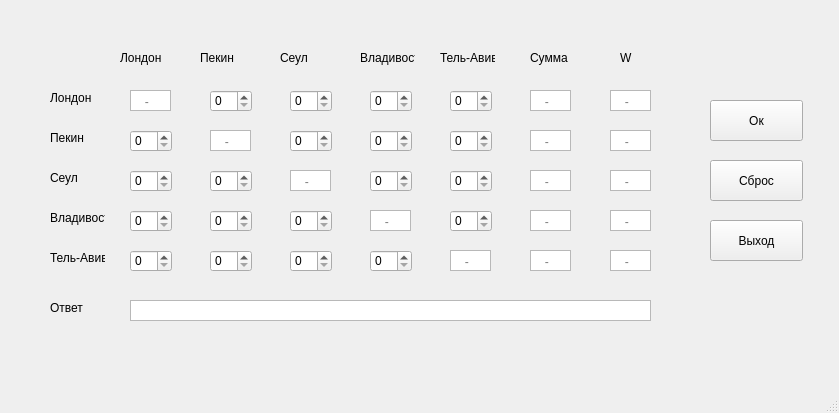
<?xml version="1.0" encoding="UTF-8"?>
<ui version="4.0">
 <class>MainWindow</class>
 <widget class="QMainWindow" name="MainWindow">
  <property name="enabled">
   <bool>true</bool>
  </property>
  <property name="geometry">
   <rect>
    <x>0</x>
    <y>0</y>
    <width>839</width>
    <height>413</height>
   </rect>
  </property>
  <property name="windowTitle">
   <string>MainWindow</string>
  </property>
  <widget class="QWidget" name="centralwidget">
   <widget class="QSpinBox" name="spinBox_11">
    <property name="geometry">
     <rect>
      <x>210</x>
      <y>90</y>
      <width>42</width>
      <height>22</height>
     </rect>
    </property>
    <property name="maximum">
     <number>1</number>
    </property>
   </widget>
   <widget class="QSpinBox" name="spinBox_12">
    <property name="geometry">
     <rect>
      <x>290</x>
      <y>90</y>
      <width>42</width>
      <height>22</height>
     </rect>
    </property>
    <property name="maximum">
     <number>1</number>
    </property>
   </widget>
   <widget class="QSpinBox" name="spinBox_21">
    <property name="geometry">
     <rect>
      <x>130</x>
      <y>130</y>
      <width>42</width>
      <height>22</height>
     </rect>
    </property>
    <property name="maximum">
     <number>1</number>
    </property>
   </widget>
   <widget class="QSpinBox" name="spinBox_22">
    <property name="geometry">
     <rect>
      <x>290</x>
      <y>130</y>
      <width>42</width>
      <height>22</height>
     </rect>
    </property>
    <property name="maximum">
     <number>1</number>
    </property>
   </widget>
   <widget class="QSpinBox" name="spinBox_31">
    <property name="geometry">
     <rect>
      <x>130</x>
      <y>170</y>
      <width>42</width>
      <height>22</height>
     </rect>
    </property>
    <property name="maximum">
     <number>1</number>
    </property>
   </widget>
   <widget class="QSpinBox" name="spinBox_32">
    <property name="geometry">
     <rect>
      <x>210</x>
      <y>170</y>
      <width>42</width>
      <height>22</height>
     </rect>
    </property>
    <property name="maximum">
     <number>1</number>
    </property>
   </widget>
   <widget class="QLabel" name="label">
    <property name="geometry">
     <rect>
      <x>120</x>
      <y>50</y>
      <width>55</width>
      <height>16</height>
     </rect>
    </property>
    <property name="text">
     <string>Лондон</string>
    </property>
   </widget>
   <widget class="QSpinBox" name="spinBox_14">
    <property name="geometry">
     <rect>
      <x>450</x>
      <y>90</y>
      <width>42</width>
      <height>22</height>
     </rect>
    </property>
    <property name="maximum">
     <number>1</number>
    </property>
   </widget>
   <widget class="QSpinBox" name="spinBox_23">
    <property name="geometry">
     <rect>
      <x>370</x>
      <y>130</y>
      <width>42</width>
      <height>22</height>
     </rect>
    </property>
    <property name="maximum">
     <number>1</number>
    </property>
   </widget>
   <widget class="QSpinBox" name="spinBox_13">
    <property name="geometry">
     <rect>
      <x>370</x>
      <y>90</y>
      <width>42</width>
      <height>22</height>
     </rect>
    </property>
    <property name="maximum">
     <number>1</number>
    </property>
   </widget>
   <widget class="QSpinBox" name="spinBox_33">
    <property name="geometry">
     <rect>
      <x>370</x>
      <y>170</y>
      <width>42</width>
      <height>22</height>
     </rect>
    </property>
    <property name="maximum">
     <number>1</number>
    </property>
   </widget>
   <widget class="QSpinBox" name="spinBox_34">
    <property name="geometry">
     <rect>
      <x>450</x>
      <y>170</y>
      <width>42</width>
      <height>22</height>
     </rect>
    </property>
    <property name="maximum">
     <number>1</number>
    </property>
   </widget>
   <widget class="QSpinBox" name="spinBox_24">
    <property name="geometry">
     <rect>
      <x>450</x>
      <y>130</y>
      <width>42</width>
      <height>22</height>
     </rect>
    </property>
    <property name="maximum">
     <number>1</number>
    </property>
   </widget>
   <widget class="QSpinBox" name="spinBox_42">
    <property name="geometry">
     <rect>
      <x>210</x>
      <y>210</y>
      <width>42</width>
      <height>22</height>
     </rect>
    </property>
    <property name="maximum">
     <number>1</number>
    </property>
   </widget>
   <widget class="QSpinBox" name="spinBox_51">
    <property name="geometry">
     <rect>
      <x>130</x>
      <y>250</y>
      <width>42</width>
      <height>22</height>
     </rect>
    </property>
    <property name="maximum">
     <number>1</number>
    </property>
   </widget>
   <widget class="QSpinBox" name="spinBox_54">
    <property name="geometry">
     <rect>
      <x>370</x>
      <y>250</y>
      <width>42</width>
      <height>22</height>
     </rect>
    </property>
    <property name="maximum">
     <number>1</number>
    </property>
   </widget>
   <widget class="QSpinBox" name="spinBox_41">
    <property name="geometry">
     <rect>
      <x>130</x>
      <y>210</y>
      <width>42</width>
      <height>22</height>
     </rect>
    </property>
    <property name="maximum">
     <number>1</number>
    </property>
   </widget>
   <widget class="QSpinBox" name="spinBox_52">
    <property name="geometry">
     <rect>
      <x>210</x>
      <y>250</y>
      <width>42</width>
      <height>22</height>
     </rect>
    </property>
    <property name="maximum">
     <number>1</number>
    </property>
   </widget>
   <widget class="QSpinBox" name="spinBox_44">
    <property name="geometry">
     <rect>
      <x>450</x>
      <y>210</y>
      <width>42</width>
      <height>22</height>
     </rect>
    </property>
    <property name="maximum">
     <number>1</number>
    </property>
   </widget>
   <widget class="QSpinBox" name="spinBox_53">
    <property name="geometry">
     <rect>
      <x>290</x>
      <y>250</y>
      <width>42</width>
      <height>22</height>
     </rect>
    </property>
    <property name="maximum">
     <number>1</number>
    </property>
   </widget>
   <widget class="QSpinBox" name="spinBox_43">
    <property name="geometry">
     <rect>
      <x>290</x>
      <y>210</y>
      <width>42</width>
      <height>22</height>
     </rect>
    </property>
    <property name="maximum">
     <number>1</number>
    </property>
   </widget>
   <widget class="QLabel" name="label_2">
    <property name="geometry">
     <rect>
      <x>200</x>
      <y>50</y>
      <width>55</width>
      <height>16</height>
     </rect>
    </property>
    <property name="text">
     <string>Пекин</string>
    </property>
   </widget>
   <widget class="QLabel" name="label_3">
    <property name="geometry">
     <rect>
      <x>280</x>
      <y>50</y>
      <width>55</width>
      <height>16</height>
     </rect>
    </property>
    <property name="text">
     <string>Сеул</string>
    </property>
   </widget>
   <widget class="QLabel" name="label_4">
    <property name="geometry">
     <rect>
      <x>360</x>
      <y>50</y>
      <width>55</width>
      <height>16</height>
     </rect>
    </property>
    <property name="text">
     <string>Владивосток</string>
    </property>
   </widget>
   <widget class="QLabel" name="label_5">
    <property name="geometry">
     <rect>
      <x>440</x>
      <y>50</y>
      <width>55</width>
      <height>16</height>
     </rect>
    </property>
    <property name="text">
     <string>Тель-Авив</string>
    </property>
   </widget>
   <widget class="QLabel" name="label_6">
    <property name="geometry">
     <rect>
      <x>50</x>
      <y>90</y>
      <width>55</width>
      <height>16</height>
     </rect>
    </property>
    <property name="text">
     <string>Лондон</string>
    </property>
   </widget>
   <widget class="QLabel" name="label_7">
    <property name="geometry">
     <rect>
      <x>50</x>
      <y>130</y>
      <width>55</width>
      <height>16</height>
     </rect>
    </property>
    <property name="text">
     <string>Пекин</string>
    </property>
   </widget>
   <widget class="QLabel" name="label_8">
    <property name="geometry">
     <rect>
      <x>50</x>
      <y>170</y>
      <width>55</width>
      <height>16</height>
     </rect>
    </property>
    <property name="text">
     <string>Сеул</string>
    </property>
   </widget>
   <widget class="QLabel" name="label_9">
    <property name="geometry">
     <rect>
      <x>50</x>
      <y>210</y>
      <width>55</width>
      <height>16</height>
     </rect>
    </property>
    <property name="text">
     <string>Владивосток</string>
    </property>
   </widget>
   <widget class="QLabel" name="label_10">
    <property name="geometry">
     <rect>
      <x>50</x>
      <y>250</y>
      <width>55</width>
      <height>16</height>
     </rect>
    </property>
    <property name="text">
     <string>Тель-Авив</string>
    </property>
   </widget>
   <widget class="QTextBrowser" name="textBrowser_2">
    <property name="enabled">
     <bool>true</bool>
    </property>
    <property name="geometry">
     <rect>
      <x>450</x>
      <y>250</y>
      <width>41</width>
      <height>21</height>
     </rect>
    </property>
    <property name="layoutDirection">
     <enum>Qt::LeftToRight</enum>
    </property>
    <property name="verticalScrollBarPolicy">
     <enum>Qt::ScrollBarAlwaysOff</enum>
    </property>
    <property name="horizontalScrollBarPolicy">
     <enum>Qt::ScrollBarAlwaysOff</enum>
    </property>
    <property name="overwriteMode">
     <bool>false</bool>
    </property>
    <property name="tabStopDistance">
     <double>80.000000000000000</double>
    </property>
    <property name="acceptRichText">
     <bool>true</bool>
    </property>
    <property name="placeholderText">
     <string>   -</string>
    </property>
   </widget>
   <widget class="QTextBrowser" name="textBrowser_3">
    <property name="enabled">
     <bool>true</bool>
    </property>
    <property name="geometry">
     <rect>
      <x>370</x>
      <y>210</y>
      <width>41</width>
      <height>21</height>
     </rect>
    </property>
    <property name="layoutDirection">
     <enum>Qt::LeftToRight</enum>
    </property>
    <property name="verticalScrollBarPolicy">
     <enum>Qt::ScrollBarAlwaysOff</enum>
    </property>
    <property name="horizontalScrollBarPolicy">
     <enum>Qt::ScrollBarAlwaysOff</enum>
    </property>
    <property name="overwriteMode">
     <bool>false</bool>
    </property>
    <property name="tabStopDistance">
     <double>80.000000000000000</double>
    </property>
    <property name="acceptRichText">
     <bool>true</bool>
    </property>
    <property name="placeholderText">
     <string>   -</string>
    </property>
   </widget>
   <widget class="QTextBrowser" name="textBrowser_4">
    <property name="enabled">
     <bool>true</bool>
    </property>
    <property name="geometry">
     <rect>
      <x>290</x>
      <y>170</y>
      <width>41</width>
      <height>21</height>
     </rect>
    </property>
    <property name="layoutDirection">
     <enum>Qt::LeftToRight</enum>
    </property>
    <property name="verticalScrollBarPolicy">
     <enum>Qt::ScrollBarAlwaysOff</enum>
    </property>
    <property name="horizontalScrollBarPolicy">
     <enum>Qt::ScrollBarAlwaysOff</enum>
    </property>
    <property name="overwriteMode">
     <bool>false</bool>
    </property>
    <property name="tabStopDistance">
     <double>80.000000000000000</double>
    </property>
    <property name="acceptRichText">
     <bool>true</bool>
    </property>
    <property name="placeholderText">
     <string>   -</string>
    </property>
   </widget>
   <widget class="QTextBrowser" name="textBrowser_5">
    <property name="enabled">
     <bool>true</bool>
    </property>
    <property name="geometry">
     <rect>
      <x>210</x>
      <y>130</y>
      <width>41</width>
      <height>21</height>
     </rect>
    </property>
    <property name="layoutDirection">
     <enum>Qt::LeftToRight</enum>
    </property>
    <property name="verticalScrollBarPolicy">
     <enum>Qt::ScrollBarAlwaysOff</enum>
    </property>
    <property name="horizontalScrollBarPolicy">
     <enum>Qt::ScrollBarAlwaysOff</enum>
    </property>
    <property name="overwriteMode">
     <bool>false</bool>
    </property>
    <property name="tabStopDistance">
     <double>80.000000000000000</double>
    </property>
    <property name="acceptRichText">
     <bool>true</bool>
    </property>
    <property name="placeholderText">
     <string>   -</string>
    </property>
   </widget>
   <widget class="QTextBrowser" name="textBrowser_6">
    <property name="enabled">
     <bool>true</bool>
    </property>
    <property name="geometry">
     <rect>
      <x>130</x>
      <y>90</y>
      <width>41</width>
      <height>21</height>
     </rect>
    </property>
    <property name="layoutDirection">
     <enum>Qt::LeftToRight</enum>
    </property>
    <property name="verticalScrollBarPolicy">
     <enum>Qt::ScrollBarAlwaysOff</enum>
    </property>
    <property name="horizontalScrollBarPolicy">
     <enum>Qt::ScrollBarAlwaysOff</enum>
    </property>
    <property name="overwriteMode">
     <bool>false</bool>
    </property>
    <property name="tabStopDistance">
     <double>80.000000000000000</double>
    </property>
    <property name="acceptRichText">
     <bool>true</bool>
    </property>
    <property name="placeholderText">
     <string>   -</string>
    </property>
   </widget>
   <widget class="QTextBrowser" name="sum_1">
    <property name="enabled">
     <bool>true</bool>
    </property>
    <property name="geometry">
     <rect>
      <x>530</x>
      <y>90</y>
      <width>41</width>
      <height>21</height>
     </rect>
    </property>
    <property name="layoutDirection">
     <enum>Qt::LeftToRight</enum>
    </property>
    <property name="verticalScrollBarPolicy">
     <enum>Qt::ScrollBarAlwaysOff</enum>
    </property>
    <property name="horizontalScrollBarPolicy">
     <enum>Qt::ScrollBarAlwaysOff</enum>
    </property>
    <property name="overwriteMode">
     <bool>false</bool>
    </property>
    <property name="tabStopDistance">
     <double>80.000000000000000</double>
    </property>
    <property name="acceptRichText">
     <bool>true</bool>
    </property>
    <property name="placeholderText">
     <string>   -</string>
    </property>
   </widget>
   <widget class="QTextBrowser" name="sum_2">
    <property name="enabled">
     <bool>true</bool>
    </property>
    <property name="geometry">
     <rect>
      <x>530</x>
      <y>130</y>
      <width>41</width>
      <height>21</height>
     </rect>
    </property>
    <property name="layoutDirection">
     <enum>Qt::LeftToRight</enum>
    </property>
    <property name="verticalScrollBarPolicy">
     <enum>Qt::ScrollBarAlwaysOff</enum>
    </property>
    <property name="horizontalScrollBarPolicy">
     <enum>Qt::ScrollBarAlwaysOff</enum>
    </property>
    <property name="overwriteMode">
     <bool>false</bool>
    </property>
    <property name="tabStopDistance">
     <double>80.000000000000000</double>
    </property>
    <property name="acceptRichText">
     <bool>true</bool>
    </property>
    <property name="placeholderText">
     <string>   -</string>
    </property>
   </widget>
   <widget class="QTextBrowser" name="sum_3">
    <property name="enabled">
     <bool>true</bool>
    </property>
    <property name="geometry">
     <rect>
      <x>530</x>
      <y>170</y>
      <width>41</width>
      <height>21</height>
     </rect>
    </property>
    <property name="layoutDirection">
     <enum>Qt::LeftToRight</enum>
    </property>
    <property name="verticalScrollBarPolicy">
     <enum>Qt::ScrollBarAlwaysOff</enum>
    </property>
    <property name="horizontalScrollBarPolicy">
     <enum>Qt::ScrollBarAlwaysOff</enum>
    </property>
    <property name="overwriteMode">
     <bool>false</bool>
    </property>
    <property name="tabStopDistance">
     <double>80.000000000000000</double>
    </property>
    <property name="acceptRichText">
     <bool>true</bool>
    </property>
    <property name="placeholderText">
     <string>   -</string>
    </property>
   </widget>
   <widget class="QTextBrowser" name="sum_4">
    <property name="enabled">
     <bool>true</bool>
    </property>
    <property name="geometry">
     <rect>
      <x>530</x>
      <y>210</y>
      <width>41</width>
      <height>21</height>
     </rect>
    </property>
    <property name="layoutDirection">
     <enum>Qt::LeftToRight</enum>
    </property>
    <property name="verticalScrollBarPolicy">
     <enum>Qt::ScrollBarAlwaysOff</enum>
    </property>
    <property name="horizontalScrollBarPolicy">
     <enum>Qt::ScrollBarAlwaysOff</enum>
    </property>
    <property name="overwriteMode">
     <bool>false</bool>
    </property>
    <property name="tabStopDistance">
     <double>80.000000000000000</double>
    </property>
    <property name="acceptRichText">
     <bool>true</bool>
    </property>
    <property name="placeholderText">
     <string>   -</string>
    </property>
   </widget>
   <widget class="QTextBrowser" name="sum_5">
    <property name="enabled">
     <bool>true</bool>
    </property>
    <property name="geometry">
     <rect>
      <x>530</x>
      <y>250</y>
      <width>41</width>
      <height>21</height>
     </rect>
    </property>
    <property name="layoutDirection">
     <enum>Qt::LeftToRight</enum>
    </property>
    <property name="verticalScrollBarPolicy">
     <enum>Qt::ScrollBarAlwaysOff</enum>
    </property>
    <property name="horizontalScrollBarPolicy">
     <enum>Qt::ScrollBarAlwaysOff</enum>
    </property>
    <property name="overwriteMode">
     <bool>false</bool>
    </property>
    <property name="tabStopDistance">
     <double>80.000000000000000</double>
    </property>
    <property name="acceptRichText">
     <bool>true</bool>
    </property>
    <property name="placeholderText">
     <string>   -</string>
    </property>
   </widget>
   <widget class="QTextBrowser" name="W_1">
    <property name="enabled">
     <bool>true</bool>
    </property>
    <property name="geometry">
     <rect>
      <x>610</x>
      <y>90</y>
      <width>41</width>
      <height>21</height>
     </rect>
    </property>
    <property name="layoutDirection">
     <enum>Qt::LeftToRight</enum>
    </property>
    <property name="verticalScrollBarPolicy">
     <enum>Qt::ScrollBarAlwaysOff</enum>
    </property>
    <property name="horizontalScrollBarPolicy">
     <enum>Qt::ScrollBarAlwaysOff</enum>
    </property>
    <property name="overwriteMode">
     <bool>false</bool>
    </property>
    <property name="tabStopDistance">
     <double>80.000000000000000</double>
    </property>
    <property name="acceptRichText">
     <bool>true</bool>
    </property>
    <property name="placeholderText">
     <string>   -</string>
    </property>
   </widget>
   <widget class="QTextBrowser" name="W_2">
    <property name="enabled">
     <bool>true</bool>
    </property>
    <property name="geometry">
     <rect>
      <x>610</x>
      <y>130</y>
      <width>41</width>
      <height>21</height>
     </rect>
    </property>
    <property name="layoutDirection">
     <enum>Qt::LeftToRight</enum>
    </property>
    <property name="verticalScrollBarPolicy">
     <enum>Qt::ScrollBarAlwaysOff</enum>
    </property>
    <property name="horizontalScrollBarPolicy">
     <enum>Qt::ScrollBarAlwaysOff</enum>
    </property>
    <property name="overwriteMode">
     <bool>false</bool>
    </property>
    <property name="tabStopDistance">
     <double>80.000000000000000</double>
    </property>
    <property name="acceptRichText">
     <bool>true</bool>
    </property>
    <property name="placeholderText">
     <string>   -</string>
    </property>
   </widget>
   <widget class="QTextBrowser" name="W_3">
    <property name="enabled">
     <bool>true</bool>
    </property>
    <property name="geometry">
     <rect>
      <x>610</x>
      <y>170</y>
      <width>41</width>
      <height>21</height>
     </rect>
    </property>
    <property name="layoutDirection">
     <enum>Qt::LeftToRight</enum>
    </property>
    <property name="verticalScrollBarPolicy">
     <enum>Qt::ScrollBarAlwaysOff</enum>
    </property>
    <property name="horizontalScrollBarPolicy">
     <enum>Qt::ScrollBarAlwaysOff</enum>
    </property>
    <property name="overwriteMode">
     <bool>false</bool>
    </property>
    <property name="tabStopDistance">
     <double>80.000000000000000</double>
    </property>
    <property name="acceptRichText">
     <bool>true</bool>
    </property>
    <property name="placeholderText">
     <string>   -</string>
    </property>
   </widget>
   <widget class="QTextBrowser" name="W_4">
    <property name="enabled">
     <bool>true</bool>
    </property>
    <property name="geometry">
     <rect>
      <x>610</x>
      <y>210</y>
      <width>41</width>
      <height>21</height>
     </rect>
    </property>
    <property name="layoutDirection">
     <enum>Qt::LeftToRight</enum>
    </property>
    <property name="verticalScrollBarPolicy">
     <enum>Qt::ScrollBarAlwaysOff</enum>
    </property>
    <property name="horizontalScrollBarPolicy">
     <enum>Qt::ScrollBarAlwaysOff</enum>
    </property>
    <property name="overwriteMode">
     <bool>false</bool>
    </property>
    <property name="tabStopDistance">
     <double>80.000000000000000</double>
    </property>
    <property name="acceptRichText">
     <bool>true</bool>
    </property>
    <property name="placeholderText">
     <string>   -</string>
    </property>
   </widget>
   <widget class="QTextBrowser" name="W_5">
    <property name="enabled">
     <bool>true</bool>
    </property>
    <property name="geometry">
     <rect>
      <x>610</x>
      <y>250</y>
      <width>41</width>
      <height>21</height>
     </rect>
    </property>
    <property name="layoutDirection">
     <enum>Qt::LeftToRight</enum>
    </property>
    <property name="verticalScrollBarPolicy">
     <enum>Qt::ScrollBarAlwaysOff</enum>
    </property>
    <property name="horizontalScrollBarPolicy">
     <enum>Qt::ScrollBarAlwaysOff</enum>
    </property>
    <property name="overwriteMode">
     <bool>false</bool>
    </property>
    <property name="tabStopDistance">
     <double>80.000000000000000</double>
    </property>
    <property name="acceptRichText">
     <bool>true</bool>
    </property>
    <property name="placeholderText">
     <string>   -</string>
    </property>
   </widget>
   <widget class="QLabel" name="label_11">
    <property name="geometry">
     <rect>
      <x>50</x>
      <y>300</y>
      <width>55</width>
      <height>16</height>
     </rect>
    </property>
    <property name="text">
     <string>Ответ</string>
    </property>
   </widget>
   <widget class="QTextBrowser" name="output">
    <property name="enabled">
     <bool>true</bool>
    </property>
    <property name="geometry">
     <rect>
      <x>130</x>
      <y>300</y>
      <width>521</width>
      <height>21</height>
     </rect>
    </property>
    <property name="layoutDirection">
     <enum>Qt::LeftToRight</enum>
    </property>
    <property name="verticalScrollBarPolicy">
     <enum>Qt::ScrollBarAlwaysOff</enum>
    </property>
    <property name="horizontalScrollBarPolicy">
     <enum>Qt::ScrollBarAlwaysOff</enum>
    </property>
    <property name="overwriteMode">
     <bool>false</bool>
    </property>
    <property name="tabStopDistance">
     <double>80.000000000000000</double>
    </property>
    <property name="acceptRichText">
     <bool>true</bool>
    </property>
    <property name="placeholderText">
     <string/>
    </property>
   </widget>
   <widget class="QLabel" name="label_12">
    <property name="geometry">
     <rect>
      <x>530</x>
      <y>50</y>
      <width>55</width>
      <height>16</height>
     </rect>
    </property>
    <property name="text">
     <string>Сумма</string>
    </property>
   </widget>
   <widget class="QLabel" name="label_13">
    <property name="geometry">
     <rect>
      <x>620</x>
      <y>50</y>
      <width>55</width>
      <height>16</height>
     </rect>
    </property>
    <property name="text">
     <string>W</string>
    </property>
   </widget>
   <widget class="QPushButton" name="button_ok">
    <property name="geometry">
     <rect>
      <x>710</x>
      <y>100</y>
      <width>93</width>
      <height>41</height>
     </rect>
    </property>
    <property name="text">
     <string>Ок</string>
    </property>
   </widget>
   <widget class="QPushButton" name="button_clear">
    <property name="geometry">
     <rect>
      <x>710</x>
      <y>160</y>
      <width>93</width>
      <height>41</height>
     </rect>
    </property>
    <property name="text">
     <string>Сброс</string>
    </property>
   </widget>
   <widget class="QPushButton" name="button_quit">
    <property name="geometry">
     <rect>
      <x>710</x>
      <y>220</y>
      <width>93</width>
      <height>41</height>
     </rect>
    </property>
    <property name="text">
     <string>Выход</string>
    </property>
   </widget>
  </widget>
  <widget class="QMenuBar" name="menubar">
   <property name="geometry">
    <rect>
     <x>0</x>
     <y>0</y>
     <width>839</width>
     <height>21</height>
    </rect>
   </property>
  </widget>
  <widget class="QStatusBar" name="statusbar"/>
 </widget>
 <resources/>
 <connections/>
</ui>
